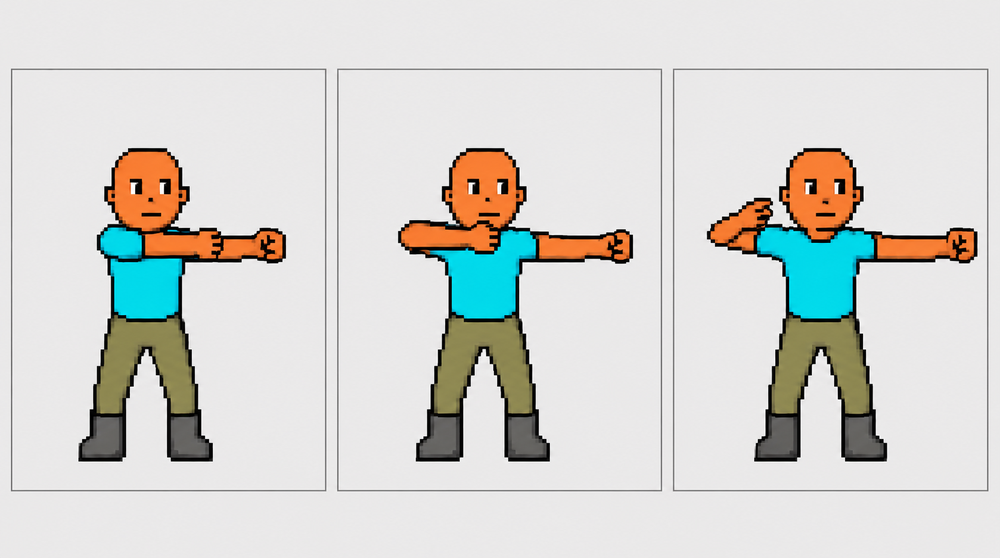
#> input picture tools/bowshirt_src/east.png, 1000 x 558 px, shrunk from 1678 x 937 before the run, found by its file name
$ python thin_alien_east.py
#> lines starting #> are read from the running program, lines starting #| are printed output that depends on the picture; after the words box and inside, x2 and y2 are one past the last pixel; in counts of white or black regions, pixels touching at a corner belong together
#!/usr/bin/env python3
"""v2.3.3603: THE ALIEN'S EAST EAR, A ONE-PIXEL OUTLINE.

The owner: "The alien species has some problems with the east ear (black
outline too thick and a little jagged)."  The ear species_alien.py draws from
the monkey's is outlined two pixels deep on its east facing (a west facing is
the east one mirrored).  This runs AFTER species_alien.py and
species_frames.py bake: on the east pieces it takes the INNER layer of the
outline -- a dark pixel with no see-through pixel beside it (4 ways) but a
dark one that has -- and paints it the colour of the opaque, not-dark pixel
beside it, so one pixel of outline is left on the outside.  A dark pixel that
stands alone (a single-pixel corner, the inner fold line) is left, which also
clips the jagged stair-steps by one.  Run it again after any re-bake.

    python3 tools/thin_alien_east.py
"""
import glob
import os
import numpy as np
from PIL import Image

REPO = os.path.abspath(os.path.join(os.path.dirname(__file__), '..'))
D = os.path.join(REPO, 'public/sprites/traits/species/alien')
DARK = 60


def thin(path):
    a = np.array(Image.open(path).convert('RGBA'))
    al = a[:, :, 3] > 0
#> al: shape (558, 1000) bool; every value is 1
    dark = al & (a[:, :, :3].max(axis=2) < DARK)
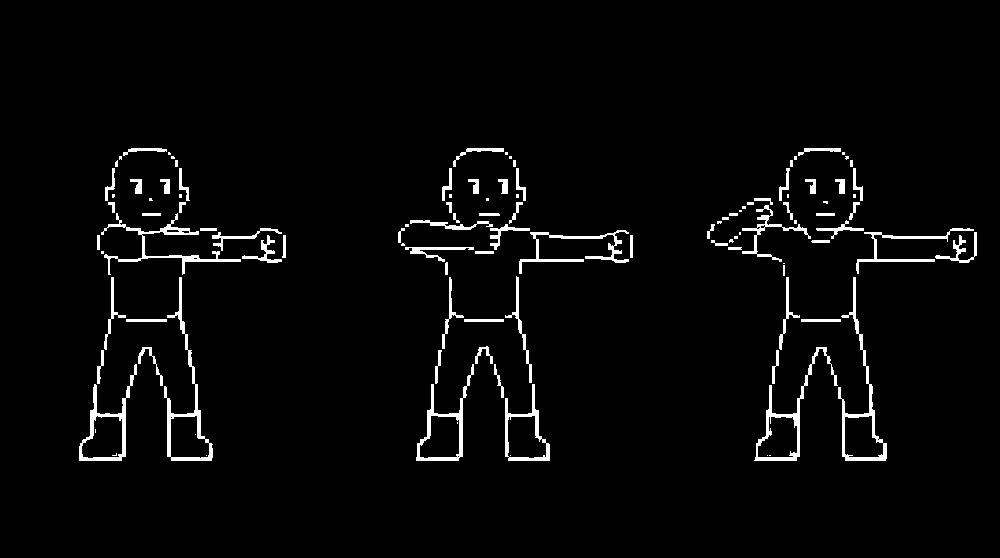
#> dark: shape (558, 1000) bool; 3% white; 112 white regions (37 under 20 px), largest, box (x1, y1, x2, y2) and area: (164, 277, 213, 461) 1204, (838, 277, 887, 461) 1152, (101, 213, 241, 275) 1075
    H, W = al.shape
#> H = 558; W = 1000
    def nb(m, dy, dx):
        out = np.zeros_like(m)
        ys = slice(max(0, dy), H + min(0, dy)); yd = slice(max(0, -dy), H + min(0, -dy))
        xs = slice(max(0, dx), W + min(0, dx)); xd = slice(max(0, -dx), W + min(0, -dx))
        out[yd, xd] = m[ys, xs]
        return out
    D4 = [(-1, 0), (1, 0), (0, -1), (0, 1)]
    clear = ~al
#> clear: shape (558, 1000) bool; every value is 0
    edge = dark & np.logical_or.reduce([nb(clear, dy, dx) for dy, dx in D4])
    fill = al & ~dark
    inner = dark & ~edge & np.logical_or.reduce([nb(edge, dy, dx) for dy, dx in D4]) \
        & np.logical_or.reduce([nb(fill, dy, dx) for dy, dx in D4])
#> in nb (call 9), `out[yd, xd] = m[ys, xs]`:
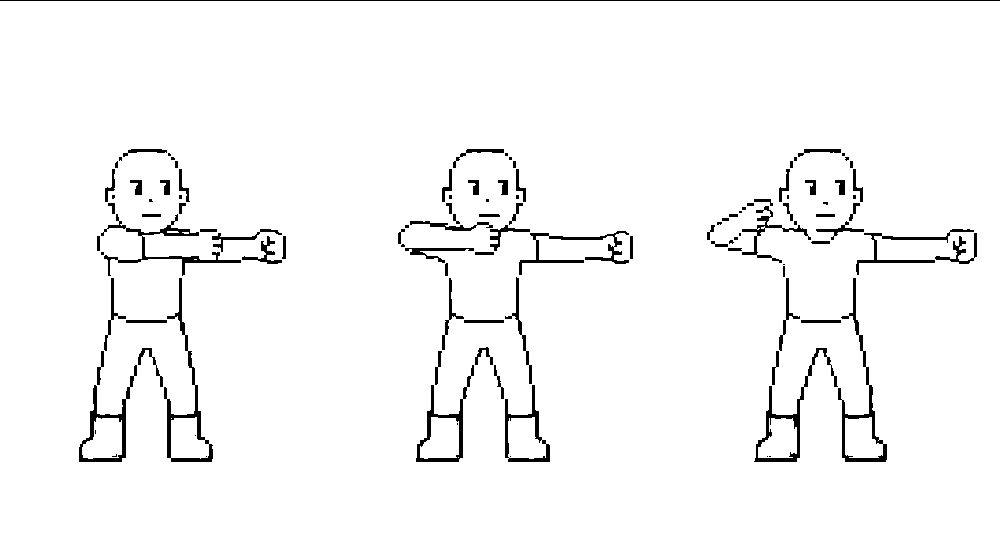
#> out: shape (558, 1000) bool; 96.8% white; 113 black regions (37 under 20 px), largest, box (x1, y1, x2, y2) and area: (164, 278, 213, 462) 1204, (838, 278, 887, 462) 1152, (101, 214, 241, 276) 1075
#> in nb (call 10), `out[yd, xd] = m[ys, xs]`:
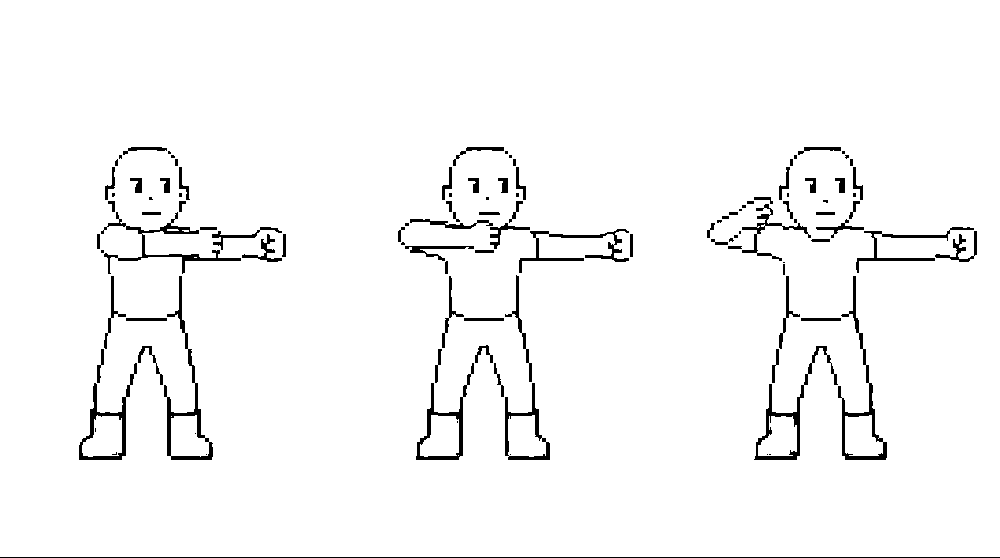
#> out: shape (558, 1000) bool; 96.8% white; 113 black regions (37 under 20 px), largest, box (x1, y1, x2, y2) and area: (164, 276, 213, 460) 1204, (838, 276, 887, 460) 1152, (101, 212, 241, 274) 1075
#> in nb (call 11), `out[yd, xd] = m[ys, xs]`:
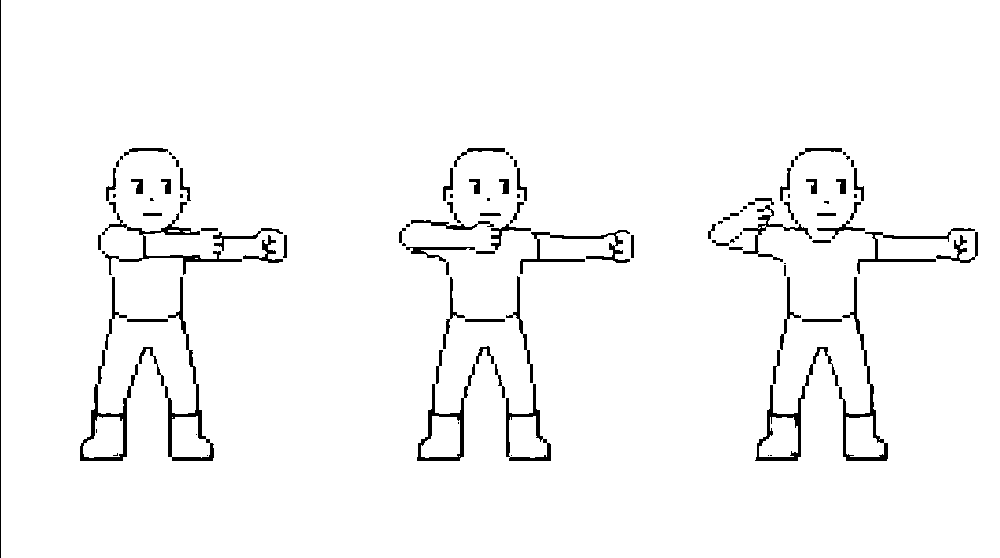
#> out: shape (558, 1000) bool; 96.9% white; 113 black regions (37 under 20 px), largest, box (x1, y1, x2, y2) and area: (165, 277, 214, 461) 1204, (839, 277, 888, 461) 1152, (102, 213, 242, 275) 1075
#> in nb (call 12), `out[yd, xd] = m[ys, xs]`:
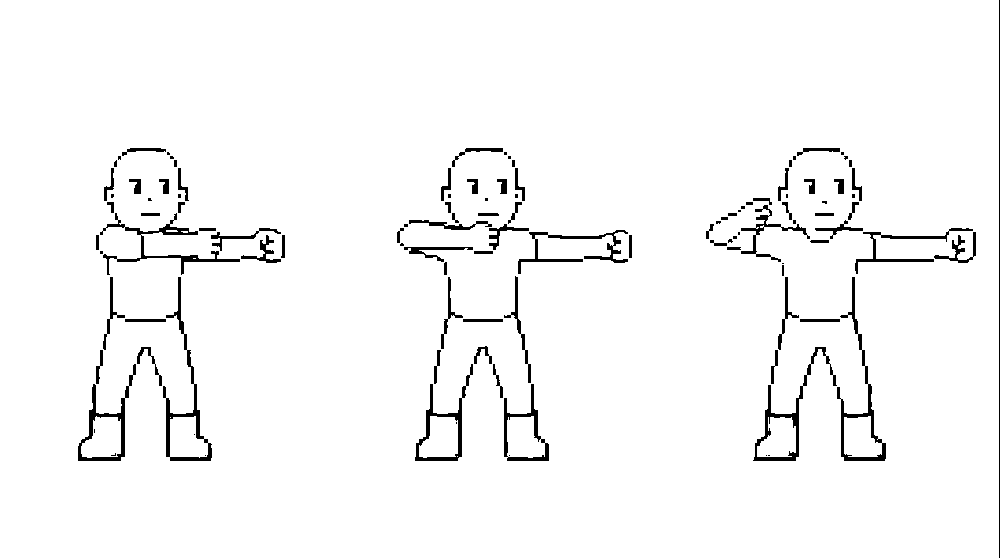
#> out: shape (558, 1000) bool; 96.9% white; 113 black regions (37 under 20 px), largest, box (x1, y1, x2, y2) and area: (163, 277, 212, 461) 1204, (837, 277, 886, 461) 1152, (100, 213, 240, 275) 1075
    fp = path[:-4] + '.fur.png'   # the skin layer the game recolours: it takes the pixel too
    f = np.array(Image.open(fp).convert('RGBA')) if os.path.exists(fp) else None
    n = 0
    for y, x in zip(*np.nonzero(inner)):
        for dy, dx in D4:
            yy, xx = y + dy, x + dx
            if 0 <= yy < H and 0 <= xx < W and fill[yy, xx]:
                a[y, x] = a[yy, xx]
                if f is not None: f[y, x] = f[yy, xx]
                n += 1
                break
#> this loop made 0 passes
#> after the loop, n = 0
    Image.fromarray(a).save(path)
    if f is not None: Image.fromarray(f).save(fp)
    return n


paths = [os.path.join(D, 'east.png')] + sorted(p for p in glob.glob(os.path.join(D, 'frames', '*-east.png')))
for p in paths:
    print(os.path.relpath(p, REPO), thin(p))
